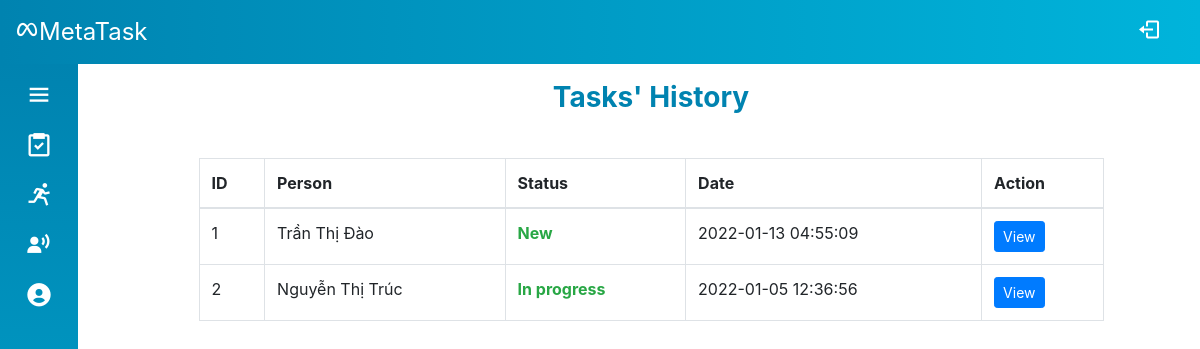
The app's page /Source/mvc/index.php?controller=task&action=indexHistory&id=1 (signed in) with its own data.
### tables this page shows
CREATE TABLE `task_record` (
  `id` int(6) UNSIGNED NOT NULL,
  `task_id` int(6) UNSIGNED NOT NULL,
  `person_id` int(6) UNSIGNED NOT NULL,
  `status` varchar(30) NOT NULL DEFAULT 'New',
  `note` varchar(200) DEFAULT NULL,
  `file_name` varchar(100) DEFAULT NULL,
  `file` varchar(200) DEFAULT NULL,
  `date` timestamp NOT NULL DEFAULT current_timestamp() ON UPDATE current_timestamp()
);

CREATE TABLE `account_info` (
  `id` int(6) UNSIGNED NOT NULL,
  `firstname` varchar(30) NOT NULL,
  `lastname` varchar(30) NOT NULL,
  `email` varchar(50) DEFAULT NULL,
  `phone` varchar(30) DEFAULT NULL,
  `avatar` varchar(200) DEFAULT NULL,
  `department` int(6) UNSIGNED NOT NULL
);

### Source/mvc/controllers/base_controller.php (called while the page is built, shortened)
<?php
    class BaseController {
        protected $name;
        public function render($view, $data = array()) {
            extract($data);
            require_once('views/' .$this->name . '/' . $view . '.php');
            require_once('views/layout/template.php');
        }
    }
?>

### Source/mvc/route.php (called while the page is built, shortened)
<?php
$obj = new $className();
$obj->$action();

### Source/mvc/index.php (called while the page is built, shortened)
<?php
require_once('route.php');

### Source/mvc/models/Task.php (called while the page is built, shortened)
<?php
class TaskRecord
{
    public function __construct(
        $id,
        $task_id,
        $person_id,
        $status,
        $note,
        $file_name,
        $file,
        $date
    ) {
        $this->id = $id;
        $this->status = $status;
        $this->date = $date;
    }
    public static function getAll($taskID)
    {
        $sql = "SELECT * FROM task_record WHERE task_id = :taskID";
        $conn = DB::getConnection();
        $stm = $conn->prepare($sql);
        $stm->execute(array('taskID' => $taskID));
        $data = array();
        foreach ($stm->fetchAll() as $item) {
            $data[] = new TaskRecord($item['id'], $item['task_id'], $item['person_id'], $item['status'], $item['note'], $item['file_name'], $item['file'], $item['date']);
        }
        return $data;
    }
}
class Task
{
    public static function getAllHistory($taskID)
    {
        return TaskRecord::getAll($taskID);
    }
}

### Source/mvc/models/User.php (called while the page is built, shortened)
<?php
class User
{
    public static function getFullName($id)
    {
        $sql = "select firstname, lastname from account_info where id = :id";
        $conn = DB::getConnection();
        $stm = $conn->prepare($sql);
        $stm->execute(array('id' => $id));
        if ($item = $stm->fetch()) {
            return $item['lastname'] . ' ' . $item['firstname'];
        }
        return null;
    }
}

### Source/mvc/views/task/indexHistory.php (the view, shortened to what this page needs)
<div class="container-fluid">
    <div class="row">
        <div class="col-12 col-md-10 offset-md-1">
            <div class="profile-info">
                <div class="info-header mb-3">Tasks' History</div>
                <div class="info-body">
                    <div class="table-wrapper-scroll-y">
                        <table class="table table-bordered table-hover mt-4 table-responsive-md">
                            <thead>
                                <tr>
                                    <th>ID</th>
                                    <th>Person</th>
                                    <th>Status</th>
                                    <th>Date</th>
                                    <th>Action</th>
                                </tr>
                            </thead>
                            <tbody id="table-body">
                                <?php
                                foreach ($data['history'] as $s) {
                                ?>
                                    <tr>
                                        <td><?= $s->id ?></td>
                                        <td><?= User::getFullName($s->person_id) ?></td>
                                        <td class="text-success font-weight-bold"><?= $s->status ?></td>
                                        <td><?= $s->date ?></td>
                                        <td>
                                            <a class="btn btn-sm btn-primary" href="?controller=task&action=viewHistory&id=<?= $s->id ?>">View</a>
                                        </td>
                                    </tr>
                                <?php
                                }
                                ?>
                            </tbody>
                        </table>
                    </div>
                </div>
            </div>
        </div>
    </div>
</div>

### Source/mvc/style.css (style rules this page uses)
* { padding: 0; margin: 0; box-sizing: border-box; list-style-type: none; }
body { position: relative; min-height: 100vh; width: 100%; }
.profile-info, .profile-img { height: 360px; }
.modal .modal-header .modal-title, .profile-info .info-header { text-align: center; font-size: 28px; font-weight: 700; color: #0083b0; }
.table-wrapper-scroll-y { height: 60vh; overflow: auto; }

### records on screen
task_record: id "1", person.firstname "Trần Thị Đào", status "New", date "2022-01-13 04:55:09"
task_record: id "2", person.firstname "Nguyễn Thị Trúc", status "In progress", date "2022-01-05 12:36:56"
